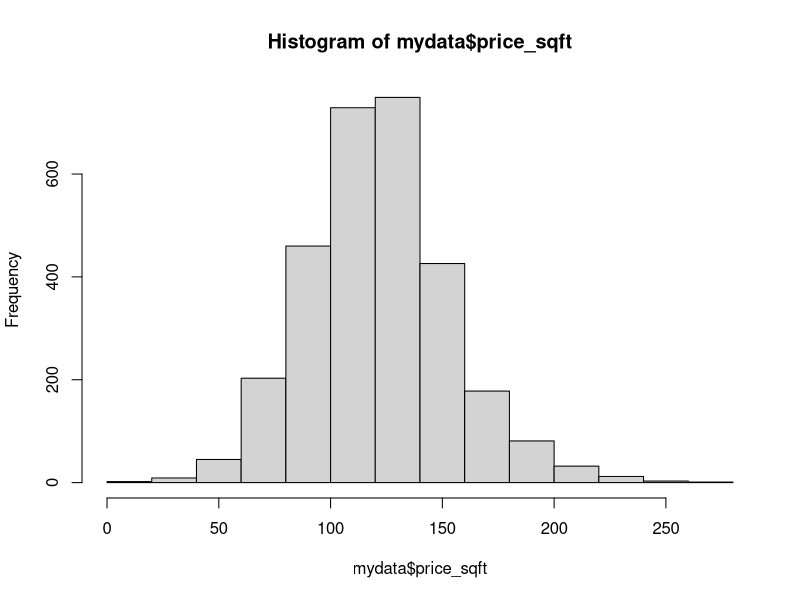
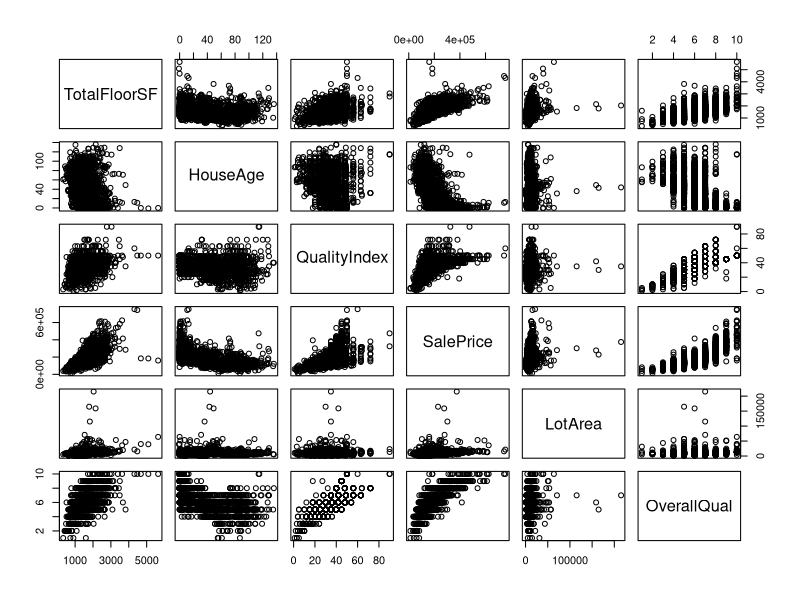
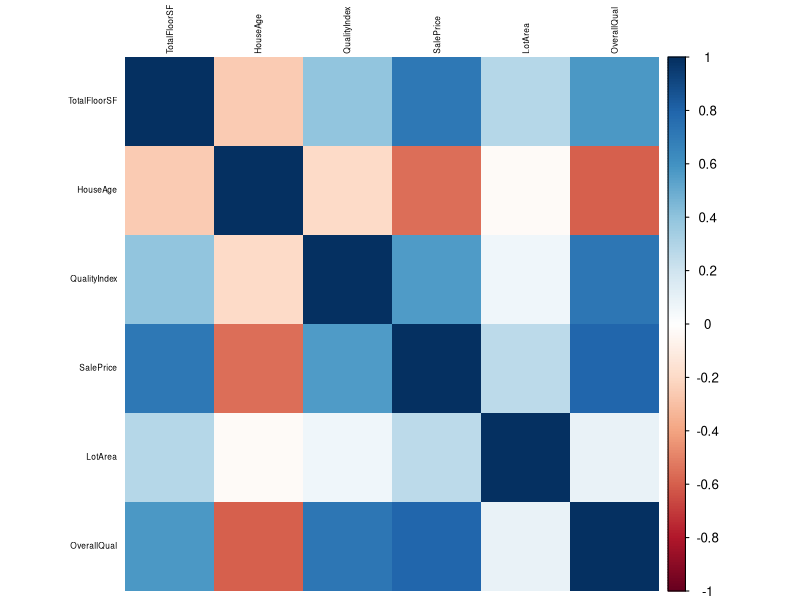
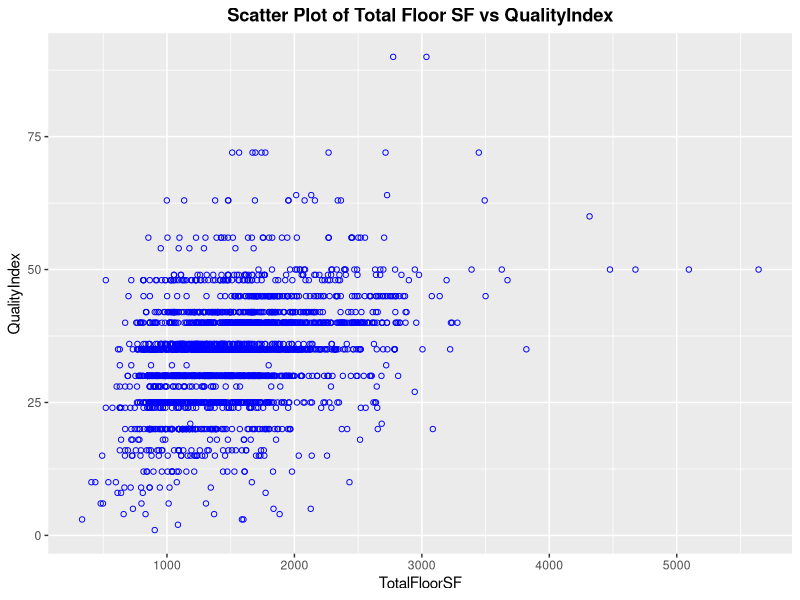
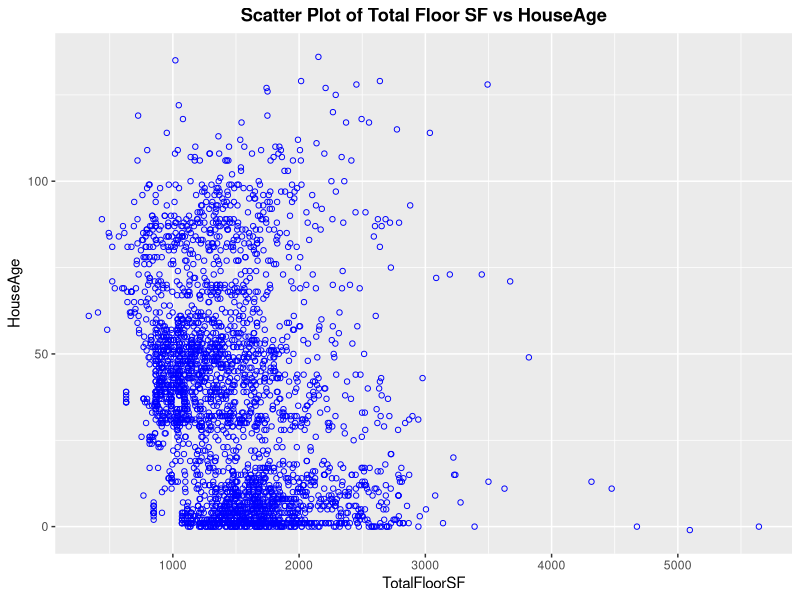
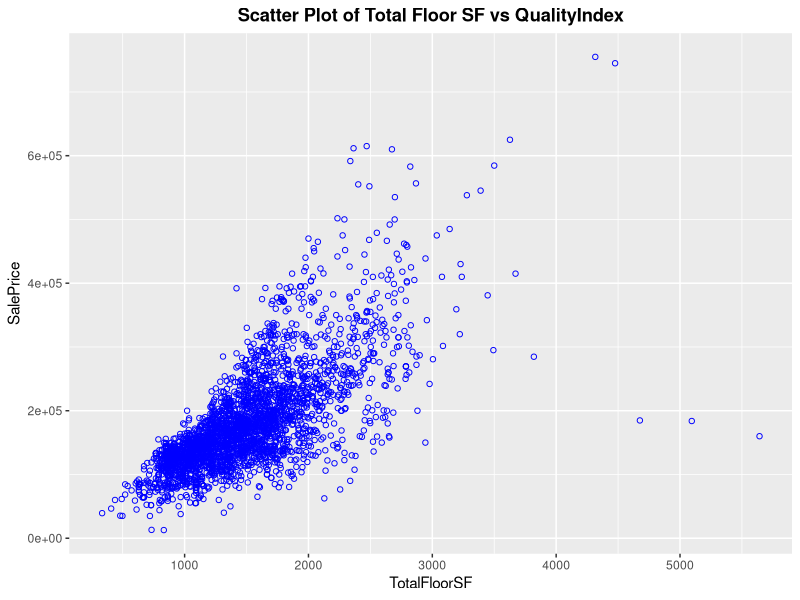
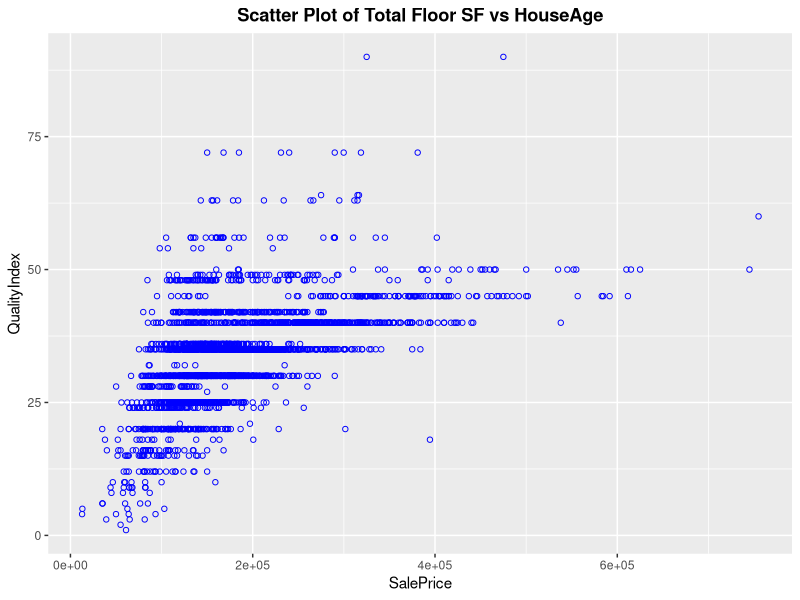

Write the R code that produced these figures, in order. (Note: this script raises an error after producing the figures.)
## ---- chunk 1
mydata <- read.csv(file="ames_housing_data.csv",head=TRUE,sep=",")
mydata
## ---- chunk 2
mydata$TotalFloorSF <- mydata$FirstFlrSF + mydata$SecondFlrSF
mydata$HouseAge <- mydata$YrSold - mydata$YearBuilt
mydata$QualityIndex <- mydata$OverallQual * mydata$OverallCond
mydata$logSalePrice <- log(mydata$SalePrice)
mydata$price_sqft <- mydata$SalePrice/mydata$TotalFloorSF
summary(mydata$price_sqft)
hist(mydata$price_sqft)
subdata <- subset(mydata, select=c("TotalFloorSF","HouseAge","QualityIndex",
                                  "price_sqft", "SalePrice","LotArea",
                                  "BsmtFinSF1","Neighborhood","HouseStyle",
                                  "LotShape","OverallQual","logSalePrice",
                                  "TotalBsmtSF","HouseStyle","Zoning","LotShape","SaleCondition","Functional", "LotArea","SubClass","LotFrontage","OverallCond", "YearBuilt", "ExterQual", "ExterCond", "FirstFlrSF", "SecondFlrSF", "BedroomAbvGr", "TotRmsAbvGrd", "GrLivArea", "MiscVal", "YearRemodel"))



subdata
## ---- chunk 3
subdatnum <- subset(mydata, select=c("TotalFloorSF","HouseAge","QualityIndex",
                                     "SalePrice","LotArea","OverallQual"))

require(lattice)
pairs(subdatnum, pch = 21)

require(corrplot)
mcor <- cor(subdatnum)
corrplot(mcor, method="shade", shade.col=NA, tl.col="black",tl.cex=0.5)
## ---- chunk 4
library(ggplot2)
ggplot(subdata, aes(x=TotalFloorSF, y=QualityIndex)) + 
  geom_point(color="blue", shape=1) +
  ggtitle("Scatter Plot of Total Floor SF vs QualityIndex") +
  theme(plot.title=element_text(lineheight=0.8, face="bold", hjust=0.5))

ggplot(subdata, aes(x=TotalFloorSF, y=HouseAge)) + 
  geom_point(color="blue", shape=1) +
  ggtitle("Scatter Plot of Total Floor SF vs HouseAge") +
  theme(plot.title=element_text(lineheight=0.8, face="bold", hjust=0.5))

ggplot(subdata, aes(x=TotalFloorSF, y=SalePrice)) + 
  geom_point(color="blue", shape=1) +
  ggtitle("Scatter Plot of Total Floor SF vs QualityIndex") +
  theme(plot.title=element_text(lineheight=0.8, face="bold", hjust=0.5))

ggplot(subdata, aes(x=SalePrice, y=QualityIndex)) + 
  geom_point(color="blue", shape=1) +
  ggtitle("Scatter Plot of Total Floor SF vs HouseAge") +
  theme(plot.title=element_text(lineheight=0.8, face="bold", hjust=0.5))
## ---- chunk 5
subdata = subset(subdata, select = -c(OverallQual,QualityIndex, logSalePrice, price_sqft) )
model1=lm(SalePrice~., data=subdata)
summary(model1)
model1
## ---- chunk 6
model2=lm(SalePrice~TotalFloorSF+HouseAge+LotArea+MiscVal, data=subdata)
summary(model2)
model2
## ---- chunk 7


model3=lm(SalePrice~TotalFloorSF+HouseAge+LotArea+MiscVal, data=subdata)
summary(model3)
model3
## ---- chunk 8
num_cols <- unlist(lapply(subdata, is.numeric))

subdata <- subdata[ ,num_cols]
model4=lm(SalePrice~., data=subdata)
summary(model4)
model4
## ---- chunk 9
subdata=na.omit(subdata)


subdata= subdata[,!(names(subdata) %in% c('LotArea.1', 'SecondFlrSF' ))]
## ---- chunk 10


model5=lm(SalePrice~., data=subdata)
summary(model5)
model5
## ---- chunk 11

mydata$TotalFloorSF <- mydata$FirstFlrSF + mydata$SecondFlrSF
mydata$HouseAge <- mydata$YrSold - mydata$YearBuilt
mydata$QualityIndex <- mydata$OverallQual * mydata$OverallCond
mydata$logSalePrice <- log(mydata$SalePrice)
mydata$price_sqft <- mydata$SalePrice/mydata$TotalFloorSF
subdatawithNeighborhood=mydata
num_cols <- unlist(lapply(subdatawithNeighborhood, is.numeric))

subdatawithNeighborhood <- subdatawithNeighborhood[ ,num_cols]
subdatawithNeighborhood$Neighborhood=mydata$Neighborhood
subdatawithNeighborhood
## ---- chunk 12
subdatawithNeighborhood=na.omit(subdatawithNeighborhood)
subdatawithNeighborhood
subdatawithNeighborhood = subset(subdatawithNeighborhood, select = -c(OverallQual,QualityIndex, logSalePrice, price_sqft, TotalBsmtSF,GrLivArea, MoSold, YrSold,  EnclosedPorch, ThreeSsnPorch) )
model6=lm(SalePrice~., data = subdatawithNeighborhood)
model6
summary(model6)

## ---- chunk 13
model7=lm(SalePrice~TotalFloorSF+HouseAge+LotArea+MiscVal+Neighborhood, data=subdatawithNeighborhood)
model7
summary(model7)
## ---- chunk 14
library('fastDummies')
subdatawithNeighborhood <- dummy_cols(subdatawithNeighborhood, select_columns = 'Neighborhood',
           remove_selected_columns = TRUE)
subdatawithNeighborhood=scale(subdatawithNeighborhood)
corrmatrix <- rcorr(as.matrix(subdatawithNeighborhood))
corrmatrix
## ---- chunk 15
is.matrix(corrmatrix$r)
corrmatrix=corrmatrix$r
isSymmetric(corrmatrix)
## ---- chunk 16
library(corrplot)
corrplot(corrmatrix)
## ---- chunk 17
library(psych)
fa(corrmatrix, nfactors=8) 
#factors_data <- factanal(covmat=corrmatrix, n.obs=2439, factors=3, rotation='varimax');

## ---- chunk 18
fa.parallel(corrmatrix, 
            n.obs=2258, 
            fa="both", 
            n.iter=100,
            fm="ml",
            show.legend=TRUE, main="Scree plot with parallel analysis")
## ---- chunk 19
eigen(corrmatrix)
## ---- chunk 20
factors_data <- fa(r = corrmatrix, nfactors = 15)

#factors_data <- factanal(covmat=corrmatrix, n.obs=2258, factors=15, rotation='varimax', fm='ml');

factors_data
## ---- chunk 21
factors_data <- factanal(covmat=corrmatrix, n.obs=2258, factors=14);
factors_data
## ---- chunk 22
factors_data <- fa(r = corrmatrix, nfactors = 6)

#factors_data <- factanal(covmat=corrmatrix, n.obs=2439, factors=4, rotation='varimax', fm='ml');

factors_data
## ---- chunk 23
factors_data <- factanal(covmat=corrmatrix, n.obs=2257, factors=14, rotation='varimax',fm='ml');
factors_data
## ---- chunk 24
###########################
# Helper functions
###########################

# find the graph node number by the coordinates
find_node_by_coordinates <- function(x, y, grid_width) {
 return(((y * grid_width) + x) - grid_width)
}

# return the number of observations represented by each node
get_node_counts <- function(x) {
 df <- data.frame(node = x)
 counts <- df %>%
   group_by(node) %>%
   summarize(observations = n())
}

# guideline for grid size = 5 * sqrt(N)
# where N is the number of observations in the data set
find_grid_size <- function(N) {
 return(floor(sqrt(sqrt(N) * 5)))
}

# Shane Lynn 14-01-2014 used to define the palette
coolBlueHotRed <- function(n, alpha = 1) {
 rainbow(n, end=4/6, alpha=alpha)[n:1]
}
## ---- chunk 25
#names(as.data.frame(subdatawithNeighborhood))
subdatawithNeighborhood2=as.data.frame(subdatawithNeighborhood[,0:34])
## ---- chunk 26
subdatawithNeighborhood
## ---- chunk 27

mydata$TotalFloorSF <- mydata$FirstFlrSF + mydata$SecondFlrSF
mydata$HouseAge <- mydata$YrSold - mydata$YearBuilt
mydata$QualityIndex <- mydata$OverallQual * mydata$OverallCond
mydata$logSalePrice <- log(mydata$SalePrice)
mydata$price_sqft <- mydata$SalePrice/mydata$TotalFloorSF
subdatawithNeighborhood2=mydata
num_cols <- unlist(lapply(subdatawithNeighborhood2, is.numeric))

subdatawithNeighborhood2 <- subdatawithNeighborhood2[ ,num_cols]
subdatawithNeighborhood2$Neighborhood=mydata$Neighborhood
subdatawithNeighborhood2
## ---- chunk 28
subdatawithNeighborhood2=na.omit(subdatawithNeighborhood2)
subdatawithNeighborhood2
subdatawithNeighborhood2 = subset(subdatawithNeighborhood2, select = -c(OverallQual,QualityIndex, logSalePrice, price_sqft, TotalBsmtSF,GrLivArea, MoSold, YrSold,  EnclosedPorch, ThreeSsnPorch) )



## ---- chunk 29
require(tidyverse)
require(kohonen)
require(ggplot2)
require(ggridges)


subdatawithNeighborhood2 %>%

 gather(variable, value, -Neighborhood) %>%
 ggplot(aes(y = as.factor(variable),
             fill = Neighborhoodz,
             x = percent_rank(value))) +
 geom_density_ridges() +
 ggtitle('Class Distributions') +
 theme(plot.title = element_text(hjust = 0.5)) +
 xlab('Value') +
 ylab('Variable')
## ---- chunk 30
scaleddatawneighborhood=as.data.frame(scale(subdatawithNeighborhood2[,-ncol(subdatawithNeighborhood2)]))
scaleddatawneighborhood$Neighborhood=subdatawithNeighborhood2$Neighborhood
scaleddatawneighborhood=scaleddatawneighborhood[,-c(1,2)]
scaleddatawneighborhood
scaleddatawneighborhood %>%

 gather(variable, value, -Neighborhood) %>%
 ggplot(aes(y = as.factor(variable),
             fill = Neighborhood,
             x = percent_rank(value))) +
 geom_density_ridges() +
 ggtitle('Class Distributions') +
 theme(plot.title = element_text(hjust = 0.5)) +
 xlab('Value') +
 ylab('Variable')
## ---- chunk 31
# find all columns having numeric data
numerics <- df.scaled %>%
 select_if(is.numeric) %>%
 names

df.scaled$OverallCond <- as.factor(df.scaled$OverallCond)

# find all columns having factors
factors <- df.scaled %>%
 select_if(is.factor) %>%
 names

numerics

## ---- chunk 32
mydata=na.omit(mydata)
mydata
## ---- chunk 33


factors
## ---- chunk 34
df.scaled <- as.data.frame(scale(subdata[, -which(names(subdata) == "OverallCond")])) 
df.scaled$OverallCond=subdata$OverallCond
df.scaled$OverallCond=as.factor(df.scaled$OverallCond)

df.scaled %>%

 gather(variable, value, -OverallCond) %>%
 ggplot(aes(y = as.factor(variable),
             fill = OverallCond,
             x = percent_rank(value))) +
 geom_density_ridges() +
 ggtitle('Class Distributions') +
 theme(plot.title = element_text(hjust = 0.5)) +
 xlab('Value') +
 ylab('Variable')
## ---- chunk 35
numerics
## ---- chunk 36

data_list = list()
distances = vector()

# create a layer for each factor
for (fac in factors){
 data_list[[fac]] = kohonen::classvec2classmat( df.scaled[[fac]] )
 distances = c(distances, 'tanimoto')
}

data_list[['numerics']] = scale(df.scaled[,numerics])
distances = c(distances, 'sumofsquares')
## ---- chunk 37
# review data_list
str(data_list)
names(data_list)

# review distance measures
distances
## ---- chunk 38
# call the find_grid_size function to calculate the grid size
map_dimension = find_grid_size(dim(df.scaled)[1])

# set the number of times the model will cycle through the observations
epochs = 2000
set.seed(123)

# create a grid onto which the som will be mapped
som_grid = somgrid(xdim = map_dimension
                   ,ydim = map_dimension
                   ,topo = "rectangular")

# train the SOM
cc_som = supersom(data_list
                  ,grid = som_grid
                  ,rlen = epochs
                  ,alpha = c(0.1, 0.01)
                  ,whatmap = c(factors, 'numerics')
                  ,dist.fcts = distances
                  ,keep.data = TRUE
)

## ---- chunk 39
plot(cc_som, type = "changes")
## ---- chunk 40
plot(cc_som, type = "counts", palette.name = coolBlueHotRed)
## ---- chunk 41
cc_som$unit.classif
observations_by_node <- get_node_counts(cc_som$unit.classif)
## ---- chunk 42
plot(cc_som, type = "dist.neighbours", palette.name = coolBlueHotRed)
## ---- chunk 43
anomalies <- find_node_by_coordinates(1, 9, 1)
rows <- which(cc_som$unit.classif == anomalies)
df.scaled[rows, ]
## ---- chunk 44
anomalies <- find_node_by_coordinates(7, 9, 7)
rows <- which(cc_som$unit.classif == anomalies)
df.scaled[rows, ]
## ---- chunk 45
plot(cc_som, type = "codes", palette.name = coolBlueHotRed)
## ---- chunk 46
cc_som$codes[["OverallCond"]]
## ---- chunk 47
plot(cc_som, type = "property", property = getCodes(cc_som)[["OverallCond"]],
main=colnames(getCodes(cc_som))[["OverallCond"]], palette.name=coolBlueHotRed)
## ---- chunk 48
plot(cc_som, type = "quality", palette.name = coolBlueHotRed)
